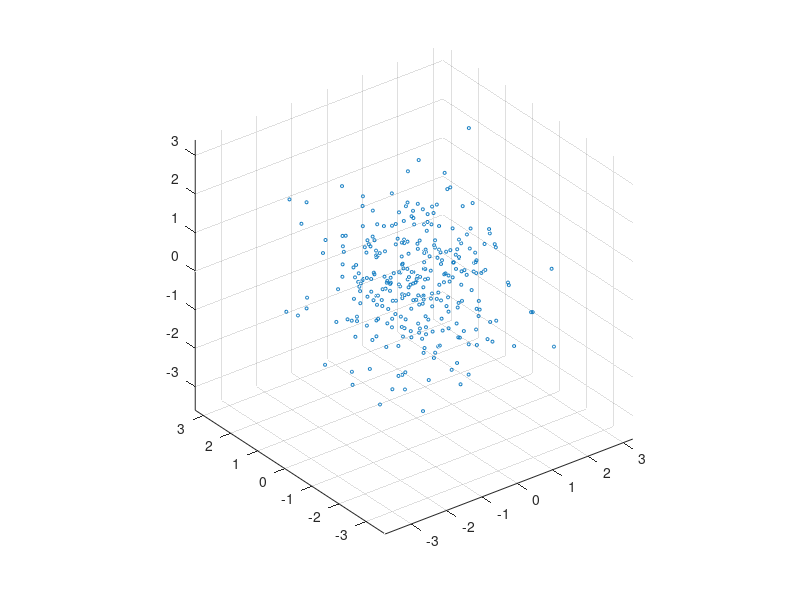

Recreate this plot in MATLAB. (Note: this script raises an error after producing the figure.)
%Generate a number of normally distributed randomly positioned scatterers
nScatter = 300;
R = randn(nScatter,3);

pointsize = 5;
scatter3(R(:,1), R(:,2), R(:,3), pointsize);
axis equal

CST = CST_MicrowaveStudio(cd,'RandomScatter.cst'); 

R = R*10; %standard deviation of 10
radius = 1; %radius of each sphere

for i = 1:nScatter
    name = ['solid',num2str(i)];
    component = ['component1'];
    material = ['PEC'];
    
    CST.addSphere(R(i,1),R(i,2),R(i,3),radius,0,0,name,component,material)

end